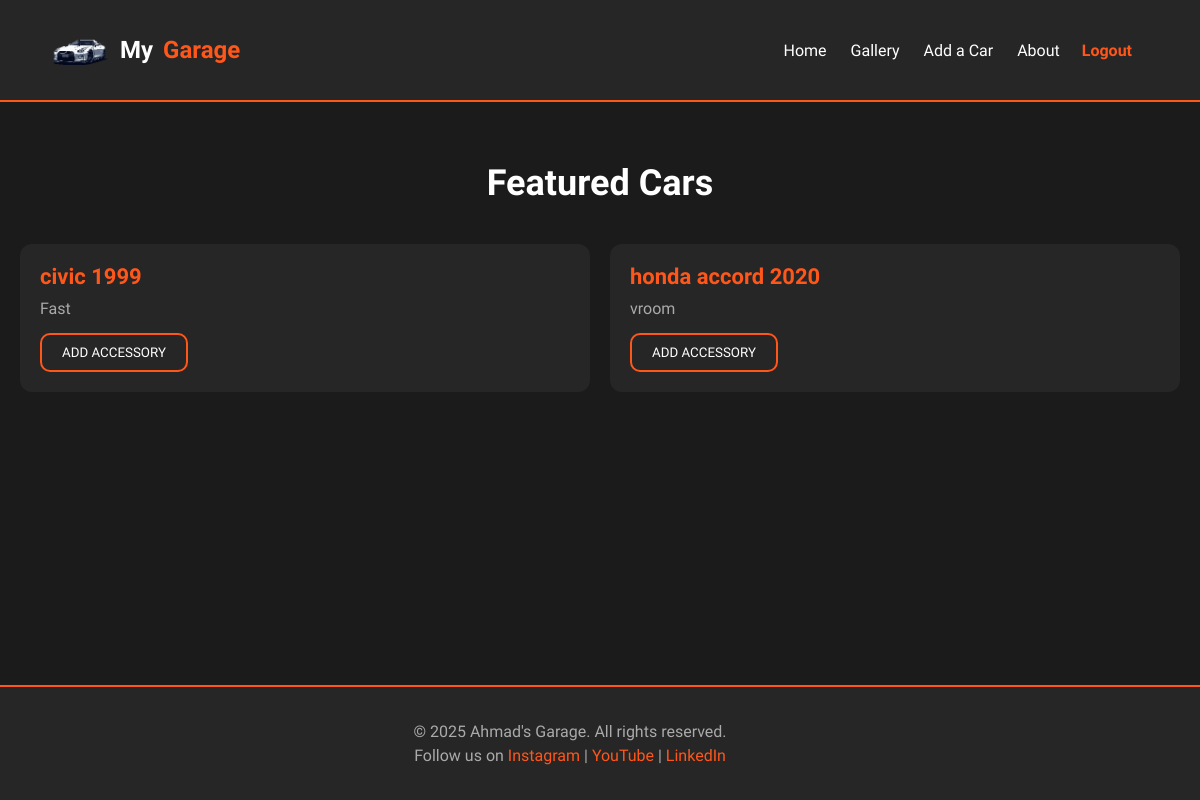
The app's page /gallery/ (signed in) with its own data.
### main_app/models.py (models this page shows, shortened)
class Car(models.Model):
    name = models.CharField(max_length=100)
    color = models.CharField(max_length=50)
    year = models.IntegerField()
    model = models.CharField(max_length=100)
    description = models.TextField(max_length=500)
    price = models.IntegerField()
    user = models.ForeignKey(User, on_delete=models.CASCADE) # forein key linking to a user account

### main_app/views.py (the view)
# urls.py: path('gallery/', views.gallery, name='gallery'),  # Gallery page (using home view as placeholder)
@login_required
def gallery(request):
    cars = Car.objects.filter(user=request.user) # Fetch all car records from the database for this user
    return render(request, 'cars/gallery.html', {'cars': cars})

### main_app/templates/cars/gallery.html (shortened to what this page needs)
{% extends 'base.html' %}
{% load static %}
{% block head %}
    <link rel='stylesheet' type='text/css' href='{% static 'css/cars/gallery.css' %}'>
{% endblock %}
{% block content %}
    <section class="cars">
        <h2>Featured Cars</h2>
        <div class="car-grid">
            {% for car in cars %}
                <a href="{% url 'car-detail' car.id %}">
                    <div class="car-card">
                        <div class="car-info">
                            <h3>{{ car.name }} {{ car.year }}</h3>
                            <p>{{ car.description }}</p>
                            <button>Add Accessory</button>
                        </div>
                    </div>
                </a>
            {% endfor %}
        </div>
    </section>
{% endblock %}

### main_app/static/css/base.css (style rules this page uses)
* { scroll-behavior: smooth; text-decoration:none; font-family: 'Orbitron', sans-serif; }
body { margin: 0; background: #1b1b1b; color: #fff; }
a { color: rgb(255, 87, 26); }

### main_app/static/css/cars/gallery.css (style rules this page uses)
.cars { max-width: 1200px; margin: 60px auto; padding: 0 20px; }
.cars h2 { text-align: center; margin-bottom: 40px; font-size: 36px; }
.car-grid { display: grid; grid-template-columns: repeat(auto-fit, minmax(300px, 1fr)); gap: 20px; }
.car-card { background: #262626; border-radius: 12px; overflow: hidden; transition: 0.3s; }
.car-info { padding: 20px; }
.car-info h3 { margin: 0 0 10px; font-size: 22px; }
.car-info p { margin: 0 0 15px; color: #aaa; }
.car-info button { padding: 10px 20px; color: #fff; cursor: pointer; transition: 0.3s; background: transparent; border-radius: 10px; border: 2px solid rgb(255, 87, 26); display: inline-block; font-weight: 500; position: relative; text-transform: uppercase; }

### records on screen
Car: name "civic", year "1999", description "Fast"
Car: name "honda accord", year "2020", description "vroom"
